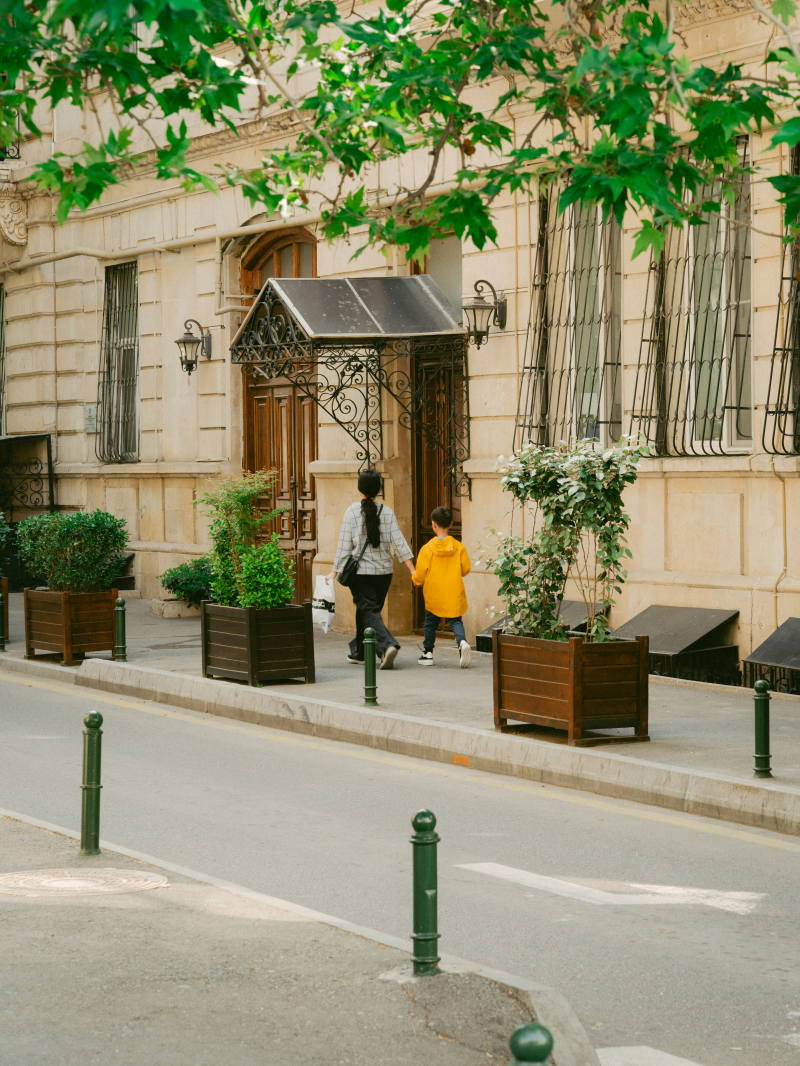
#> input picture Image_Processing/tv.jpg, 3996 x 5328 px (shown at 1/5 size)
$ jupyter execute Image_Processing.ipynb
#> lines starting #> are read from the running program, lines starting #| are printed output that depends on the picture; after the words box and inside, x2 and y2 are one past the last pixel; in counts of white or black regions, pixels touching at a corner belong together
[cell 1]
import cv2
import matplotlib.pyplot as plt

[cell 2]
img = cv2.imread('tv.jpg')
#> img is the input picture: shape (5328, 3996, 3); mean B, G, R 109.8, 142.8, 143.9
img_rgb = cv2.cvtColor(img, cv2.COLOR_BGR2RGB)
plt.imshow(img_rgb)
plt.title("Original Image")
plt.axis("off")
plt.show()
print(img_rgb.shape)
#| (5328, 3996, 3)
pixel=img_rgb[500,380]
#> pixel = [41, 112, 18]
print(pixel)
#| [ 41 112  18]

[cell 3]
img_gray = cv2.cvtColor(img, cv2.COLOR_BGR2GRAY)
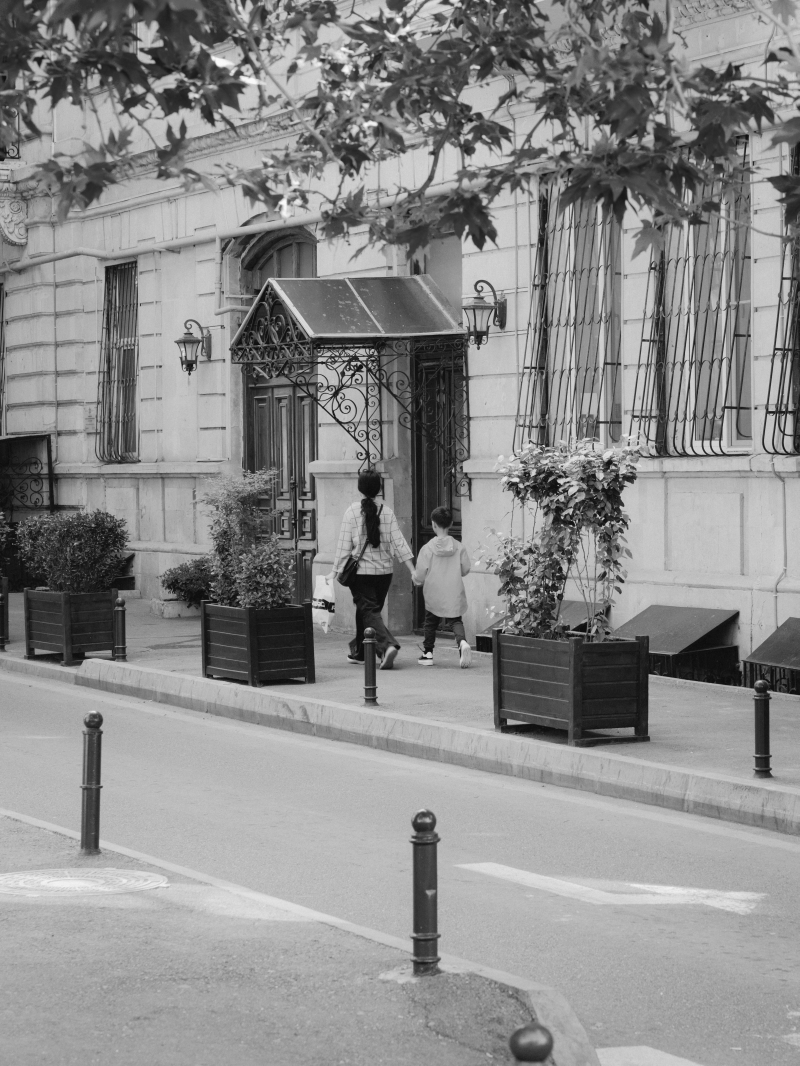
#> img_gray: shape (5328, 3996) (shown at 1/5 size); min 1, max 253, mean 139.3
plt.imshow(img_gray,cmap='gray')
plt.title("Original Image")
plt.axis("off")
plt.show()
print(img_gray.shape)
#| (5328, 3996)
pixel1=img_gray[500,380]
#> pixel1 = 80
print(pixel1)
#| 80

[cell 4]
img = cv2.imread('tv.jpg', cv2.IMREAD_GRAYSCALE)
#> img: shape (5328, 3996); min 0, max 254, mean 139.3
assert img is not None, "file could not be read, check with os.path.exists()"
edges = cv2.Canny(img,150,200)
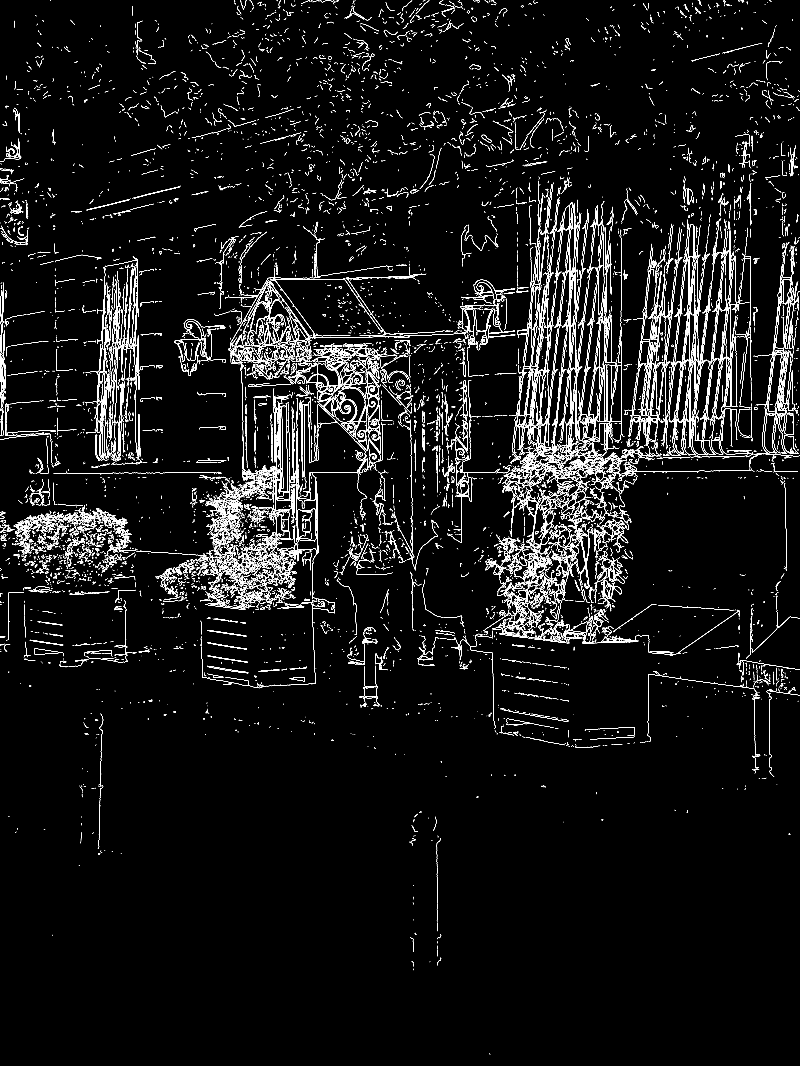
#> edges: shape (5328, 3996) (shown at 1/5 size); 2.3% white in thin lines or dots

plt.subplot(121),plt.imshow(img,cmap = 'gray')
plt.title('Original Image'), plt.xticks([]), plt.yticks([])
plt.subplot(122),plt.imshow(edges,cmap = 'gray')
plt.title('Edge Image'), plt.xticks([]), plt.yticks([])

plt.show()
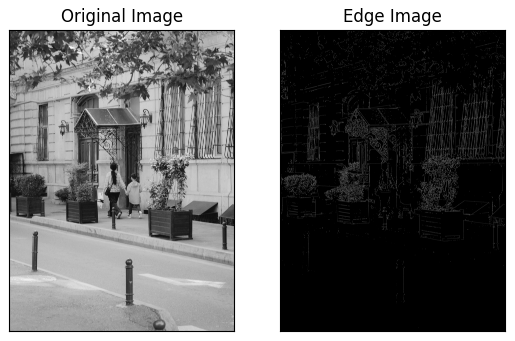
#> figure drawn by matplotlib, 2 panels

[cell 5]
blur = cv2.blur(img_rgb,(5,5))

plt.subplot(121),plt.imshow(img_rgb),plt.title('Original')
plt.xticks([]), plt.yticks([])
plt.subplot(122),plt.imshow(blur),plt.title('Blurred')
plt.xticks([]), plt.yticks([])
plt.show()
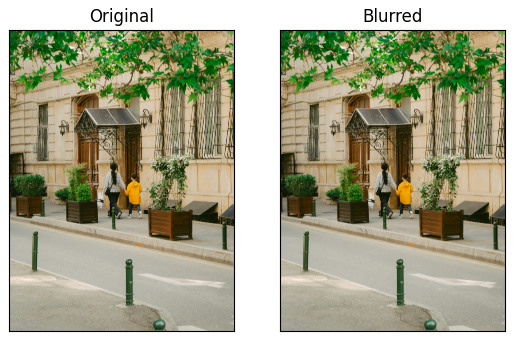
#> figure drawn by matplotlib, 2 panels

$ run again, with Image_Processing/Animal.jpg copied over Image_Processing/tv.jpg
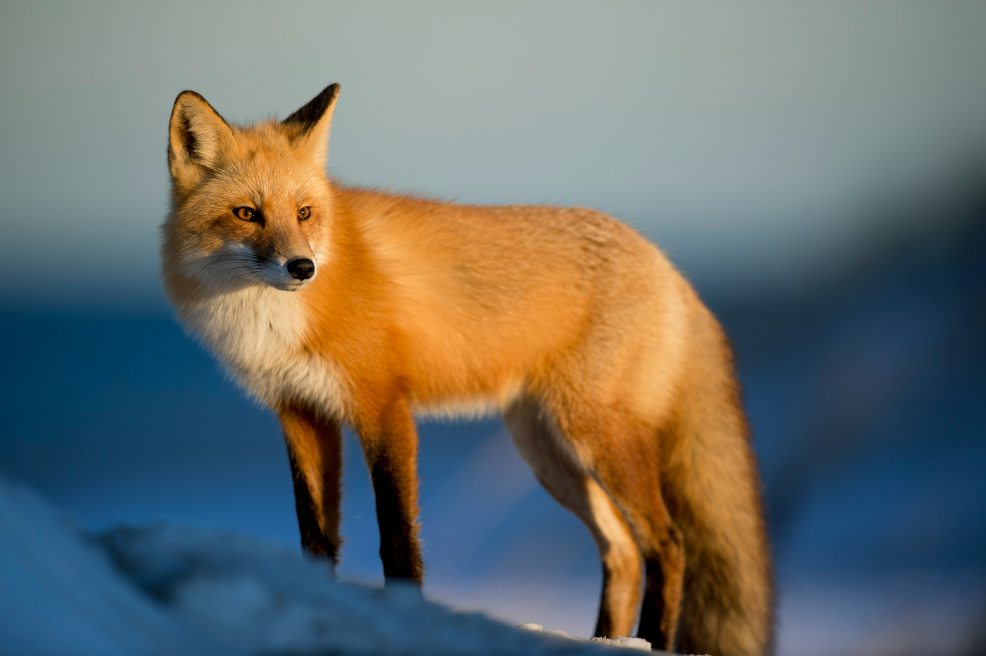
#> input picture Image_Processing/Animal.jpg, 4928 x 3280 px (shown at 1/5 size)
#> img is the input picture: shape (3280, 4928, 3); mean B, G, R 105.5, 111, 108
#| (3280, 4928, 3)
#> pixel = [135, 150, 145]
#| [135 150 145]
#| (3280, 4928)
#> pixel1 = 145
#| 145
#> img: shape (3280, 4928)
#> `edges = cv2.Canny(img,150,200)`:
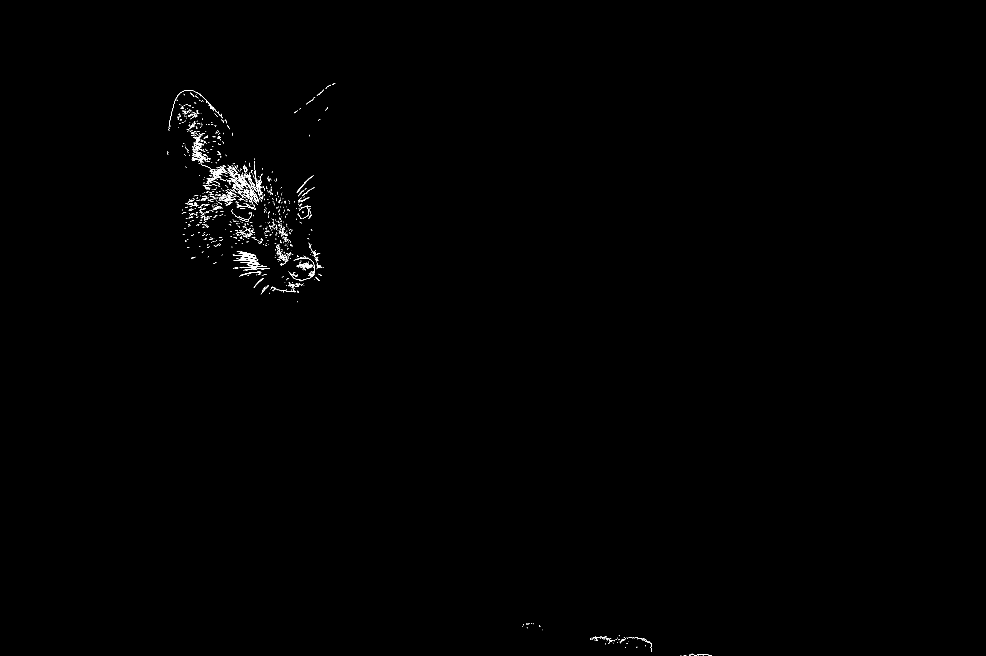
#> edges: shape (3280, 4928) (shown at 1/5 size); 0.15% white in thin lines or dots, all inside (x1, y1, x2, y2) = (835, 415, 3557, 3280)
#> `plt.show()`:
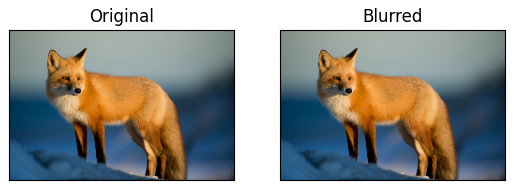
#> figure drawn by matplotlib, 2 panels

$ run again, with Image_Processing/Housing (1).jpg copied over Image_Processing/tv.jpg
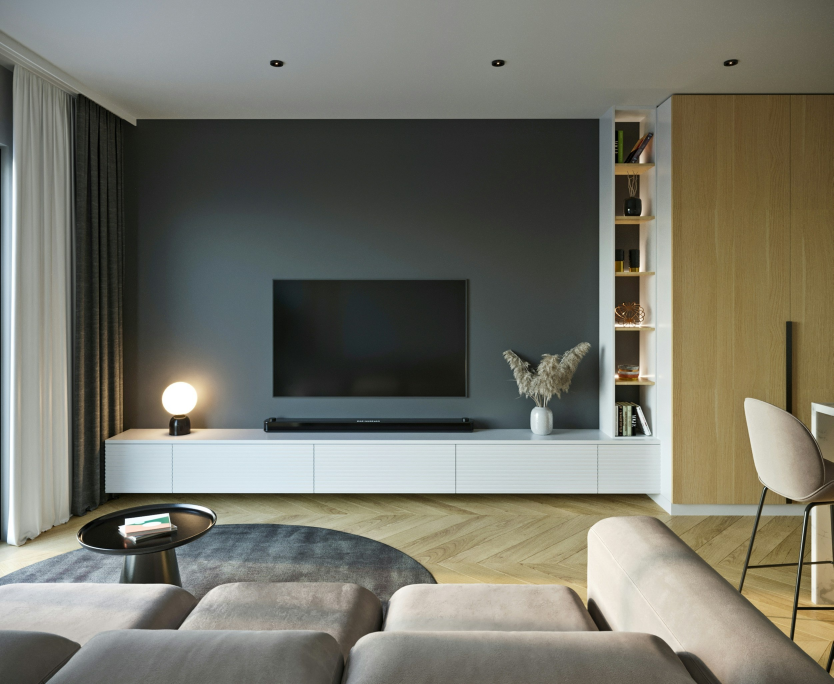
#> input picture Image_Processing/Housing (1).jpg, 2500 x 2052 px (shown at 1/3 size)
#> img is the input picture: shape (2052, 2500, 3); mean B, G, R 105.3, 116.6, 117.5
#| (2052, 2500, 3)
#> pixel = [25, 28, 21]
#| [25 28 21]
#| (2052, 2500)
#> pixel1 = 26
#| 26
#> img: shape (2052, 2500)
#> `edges = cv2.Canny(img,150,200)`:
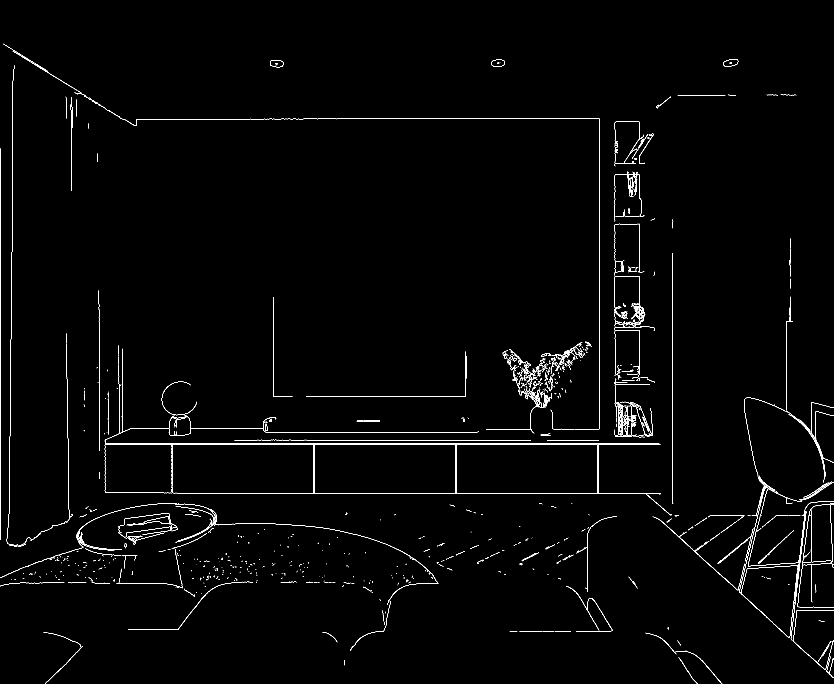
#> edges: shape (2052, 2500) (shown at 1/3 size); 1% white in thin lines or dots
#> `plt.show()`:
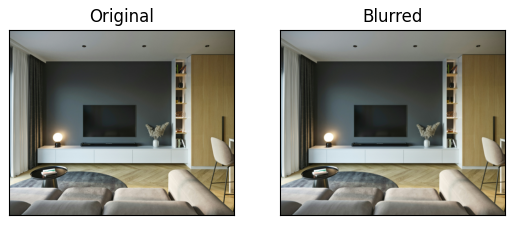
#> figure drawn by matplotlib, 2 panels
